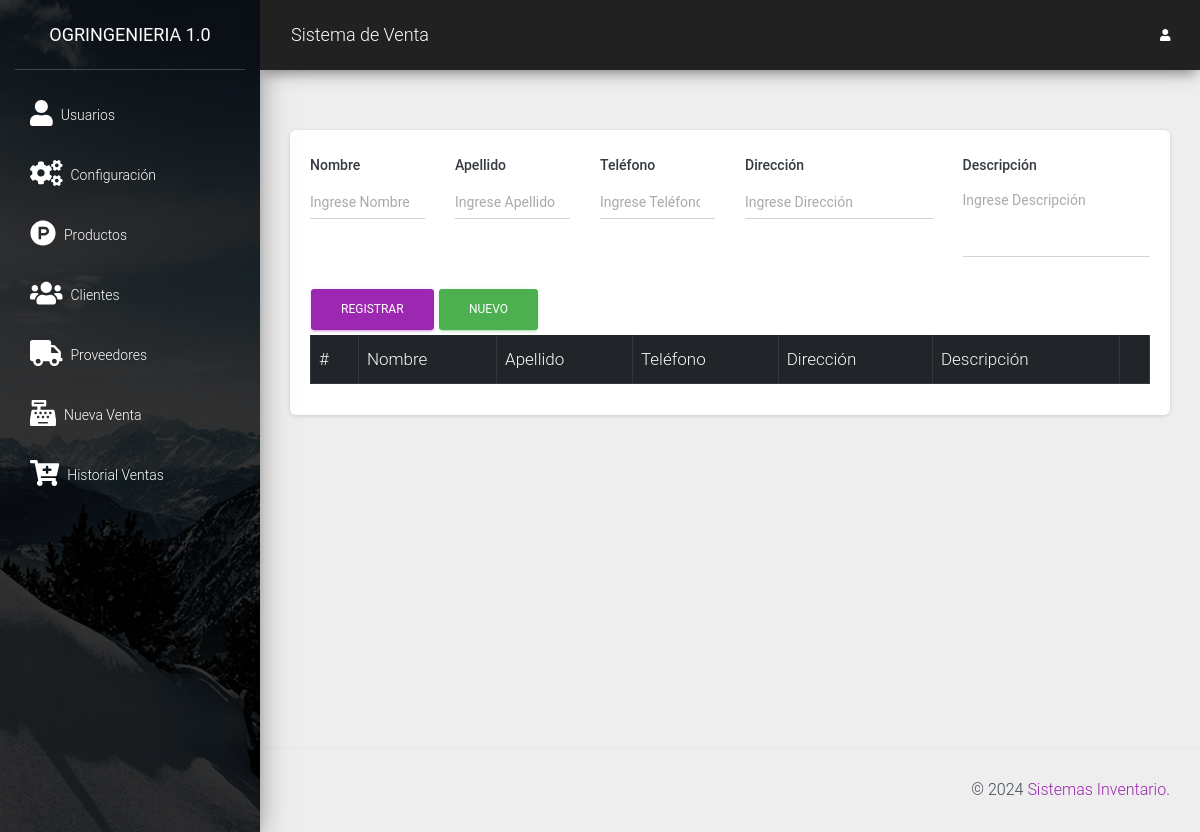
/src/proveedores.php (signed in), run on an earlier commit of the app's database.
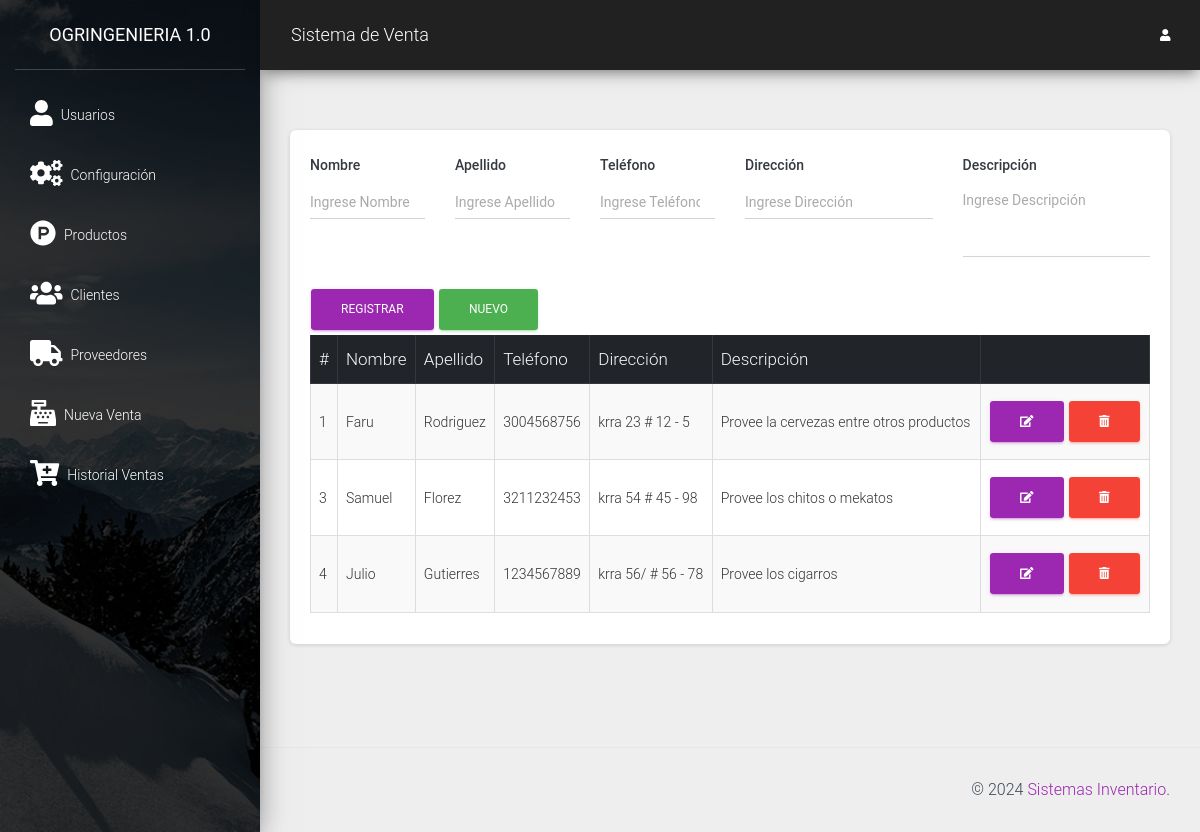
And on a later commit of the database.
### tables this page shows
CREATE TABLE `proveedores` (
  `idproveedor` int(11) NOT NULL,
  `nombre` varchar(50) NOT NULL,
  `apellido` varchar(50) NOT NULL,
  `telefono` varchar(15) NOT NULL,
  `direccion` varchar(100) NOT NULL,
  `descripcion` varchar(255) NOT NULL
);

### src/proveedores.php (the view, shortened to what this page needs)
<?php
include_once "includes/header.php";
?>
<div class="card">
    <div class="card-body">
        <div class="row">
            <div class="col-md-12">
                <form action="" method="post" autocomplete="off" id="formulario">
                    <div class="row">
                        <div class="col-md-2">
                            <div class="form-group">
                                <label for="nombre" class="text-dark font-weight-bold">Nombre</label>
                                <input type="text" placeholder="Ingrese Nombre" name="nombre" id="nombre" class="form-control">
                            </div>
                        </div>
                        <div class="col-md-2">
                            <div class="form-group">
                                <label for="apellido" class="text-dark font-weight-bold">Apellido</label>
                                <input type="text" placeholder="Ingrese Apellido" name="apellido" id="apellido" class="form-control">
                            </div>
                        </div>
                        <div class="col-md-2">
                            <div class="form-group">
                                <label for="telefono" class="text-dark font-weight-bold">Teléfono</label>
                                <input type="number" placeholder="Ingrese Teléfono" name="telefono" id="telefono" class="form-control">
                            </div>
                        </div>
                        <div class="col-md-3">
                            <div class="form-group">
                                <label for="direccion" class="text-dark font-weight-bold">Dirección</label>
                                <input type="text" placeholder="Ingrese Dirección" name="direccion" id="direccion" class="form-control">
                            </div>
                        </div>
                        <div class="col-md-3">
                            <div class="form-group">
                                <label for="descripcion" class="text-dark font-weight-bold">Descripción</label>
                                <textarea placeholder="Ingrese Descripción" name="descripcion" id="descripcion" class="form-control" rows="3"></textarea>
                            </div>
                        </div>
                        <div class="col-md-4 mt-3">
                            <input type="submit" value="Registrar" class="btn btn-primary" id="btnAccion">
                            <input type="button" value="Nuevo" class="btn btn-success" id="btnNuevo" onclick="limpiar()">
                        </div>
                    </div>
                </form>
            </div>
            <div class="col-md-12">
                <div class="table-responsive">
                    <table class="table table-striped table-bordered" id="tbl">
                        <thead class="thead-dark">
                            <tr>
                                <th>#</th>
                                <th>Nombre</th>
                                <th>Apellido</th>
                                <th>Teléfono</th>
                                <th>Dirección</th>
                                <th>Descripción</th>
                                <th></th>
                            </tr>
                        </thead>
                        <tbody>
                            <?php
                            include "../conexion.php";
                            $query = mysqli_query($conexion, "SELECT * FROM proveedores");
                            $result = mysqli_num_rows($query);
                            if ($result > 0) {
                                while ($data = mysqli_fetch_assoc($query)) { ?>
                                    <tr>
                                        <td><?php echo $data['idproveedor']; ?></td>
                                        <td><?php echo $data['nombre']; ?></td>
                                        <td><?php echo $data['apellido']; ?></td>
                                        <td><?php echo $data['telefono']; ?></td>
                                        <td><?php echo $data['direccion']; ?></td>
                                        <td><?php echo $data['descripcion']; ?></td>
                                        <td>
                                            <a href="#" onclick="editarProveedor(<?php echo $data['idproveedor']; ?>)" class="btn btn-primary"><i class='fas fa-edit'></i></a>
                                            <form action="eliminar_proveedor.php?id=<?php echo $data['idproveedor']; ?>" method="post" class="confirmar d-inline">
                                                <button class="btn btn-danger" type="submit"><i class='fas fa-trash-alt'></i> </button>
                                            </form>
                                        </td>
                                    </tr>
                            <?php }
                            } ?>
                        </tbody>
                    </table>
                </div>
            </div>
        </div>
    </div>
</div>
<?php include_once "includes/footer.php"; ?>

### src/includes/header.php (shortened to what this page needs)
<!DOCTYPE html>
<html lang="en">
<head>
    <link href="../assets/css/material-dashboard.css" rel="stylesheet" />
    <link href="../assets/css/dataTables.bootstrap4.min.css" rel="stylesheet" />
    <link rel="stylesheet" href="../assets/js/jquery-ui/jquery-ui.min.css">
</head>
<body>
    <div class="wrapper ">
        <div class="sidebar" data-color="purple" data-background-color="black" data-image="../assets/img/sidebar-1.jpg">
            <div class="logo"><a href="./" class="simple-text logo-normal">
                    OgrIngenieria 1.0
                </a></div>
            <div class="sidebar-wrapper">
                <ul class="nav">
                    <li class="nav-item">
                        <a class="nav-link d-flex" href="usuarios.php">
                            <i class="fas fa-user mr-2 fa-2x"></i>
                            <p> Usuarios</p>
                        </a>
                    </li>
                    <li class="nav-item">
                        <a class="nav-link d-flex" href="config.php">
                            <i class="fas fa-cogs mr-2 fa-2x"></i>
                            <p> Configuración</p>
                        </a>
                    </li>
                    <li class="nav-item">
                        <a class="nav-link d-flex" href="productos.php">
                            <i class="fab fa-product-hunt mr-2 fa-2x"></i>
                            <p> Productos</p>
                        </a>
                    </li>
                    <li class="nav-item">
                        <a class="nav-link d-flex" href="clientes.php">
                            <i class=" fas fa-users mr-2 fa-2x"></i>
                            <p> Clientes</p>
                        </a>
                    </li>
                    <li class="nav-item">
                        <a class="nav-link d-flex" href="proveedores.php">
                            <i class=" fas fa-solid fa-truck mr-2 fa-2x"></i>
                            <p> Proveedores</p>
                        </a>
                    </li>
                    <li class="nav-item">
                        <a class="nav-link d-flex" href="ventas.php">
                            <i class="fas fa-cash-register mr-2 fa-2x"></i>
                            <p> Nueva Venta</p>
                        </a>
                    </li>
                    <li class="nav-item">
                        <a class="nav-link d-flex" href="lista_ventas.php">
                            <i class="fas fa-cart-plus mr-2 fa-2x"></i>
                            <p> Historial Ventas</p>
                        </a>
                    </li>
                </ul>
            </div>
        </div>
        <div class="main-panel">
            <nav class="navbar navbar-expand-lg navbar-absolute fixed-top bg-dark">
                <div class="container-fluid">
                    <div class="navbar-wrapper">
                        <a class="navbar-brand" href="javascript:;">Sistema de Venta</a>
                    </div>
                    <div class="collapse navbar-collapse justify-content-end">
                        <ul class="navbar-nav">
                            <li class="nav-item dropdown">
                                <a class="nav-link" href="javascript:;" id="navbarDropdownProfile" data-toggle="dropdown" aria-haspopup="true" aria-expanded="false">
                                    <i class="fas fa-user"></i>
                                </a>
                            </li>
                        </ul>
                    </div>
                </div>
            </nav>
            <div class="content">
                <div class="container-fluid">

### src/includes/footer.php (shortened to what this page needs)
</div>
</div>
<footer class="footer">
    <div class="container-fluid">
        <div class="copyright float-right">
            &copy;
            <a href="#" target="_blank">Sistemas Inventario</a>.
        </div>
    </div>
</footer>
</div>
</div>
</body>
</html>

What changed in the data, as far as the page shows it:
added proveedores: idproveedor "1", nombre "Faru", apellido "Rodriguez", telefono "3004568756", direccion "krra 23 # 12 - 5", descripcion "Provee la cervezas entre otros productos"
added proveedores: idproveedor "3", nombre "Samuel", apellido "Florez", telefono "3211232453", direccion "krra 54 # 45 - 98", descripcion "Provee los chitos o mekatos"
added proveedores: idproveedor "4", nombre "Julio", apellido "Gutierres", telefono "1234567889", direccion "krra 56/ # 56 - 78", descripcion "Provee los cigarros"
